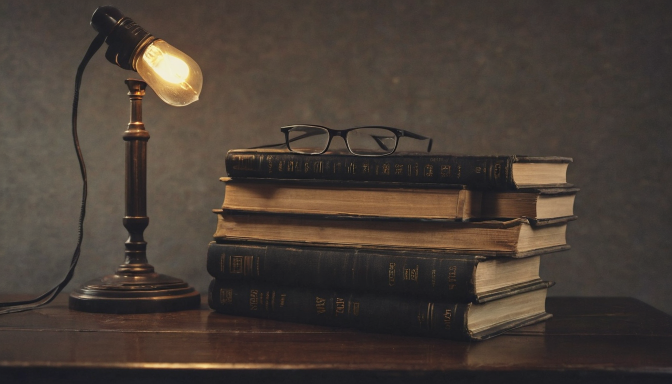
#> input picture F의연애/샘플/스톡혼합/images/R01.png, 1344 x 768 px (shown at 1/2 size)
$ python -i thumb_mid.py   (imports and definitions only)
#> lines starting #> are read from the running program, lines starting #| are printed output that depends on the picture
# 04편 썸네일 후보(2026-11-03). 사용자: "썸네일 후보 4가지 주라. 중간에 글씨는 '취미가 있는 사람' 이렇게"
# 채널 틀(video/burnout/scripts/thumb.py, 「F의 연애」 틀)을 따름: 1280x720 JPG, 사진은 원본 그대로(효과 없음, 기울이지 않음,
# 넘치는 부분만 자름), 흰 글씨 Noto Sans KR 800, 글자 아래 그림자(아래로 6px, 흐림 14px), 빨강 (230,40,48)은 고를 수 있는 색.
# 다른 점(사용자 요청): 글씨를 아래 칸이 아니라 화면 가운데(세로 가운데 y=360)에 둠. 7글자라 한 단어 규격 262px로는 화면에
# 들어가지 않아, 한 줄(가로 1150px 안에 드는 가장 큰 크기) 또는 두 줄("취미가 있는" / "사람")로 만듦.
# 2026-11-03 추가: --text로 다른 문구(짧으면 채널 틀 크기 262px, 길면 가로 1150px 안에 맞춤).
# usage: thumb_mid.py OUT.jpg IMAGE --lines 1|2 [--text 문구] [--box x0,y0,x1,y1] [--red 취미] [--cy 360] [--size px]
import sys
from PIL import Image, ImageDraw, ImageFilter, ImageFont
FONT = '/tmp/claude-0/-home-user-news-desk/6ce83ec0-0608-598d-bae7-3d2c42c6eb05/scratchpad/fonts/NotoSansKR-VF.ttf'
W, H = 1280, 720
WHITE, RED = (255, 255, 255), (230, 40, 48)
TEXT = '취미가 있는 사람'


# [4 lines left out: function noto, not called in this run]


def fill_photo(src, box=None):
#> called with src = '../../../F의연애/샘플/스톡혼합/images/R01.png'
    im = Image.open(src).convert('RGB')
#> im is the input picture: PIL image 1344x768 RGB; mean R, G, B 73, 62, 54
    if box:
        im = im.crop(box)
    sc = max(W / im.width, H / im.height)
#> sc = 0.952
    im = im.resize((round(im.width * sc), round(im.height * sc)), Image.LANCZOS)
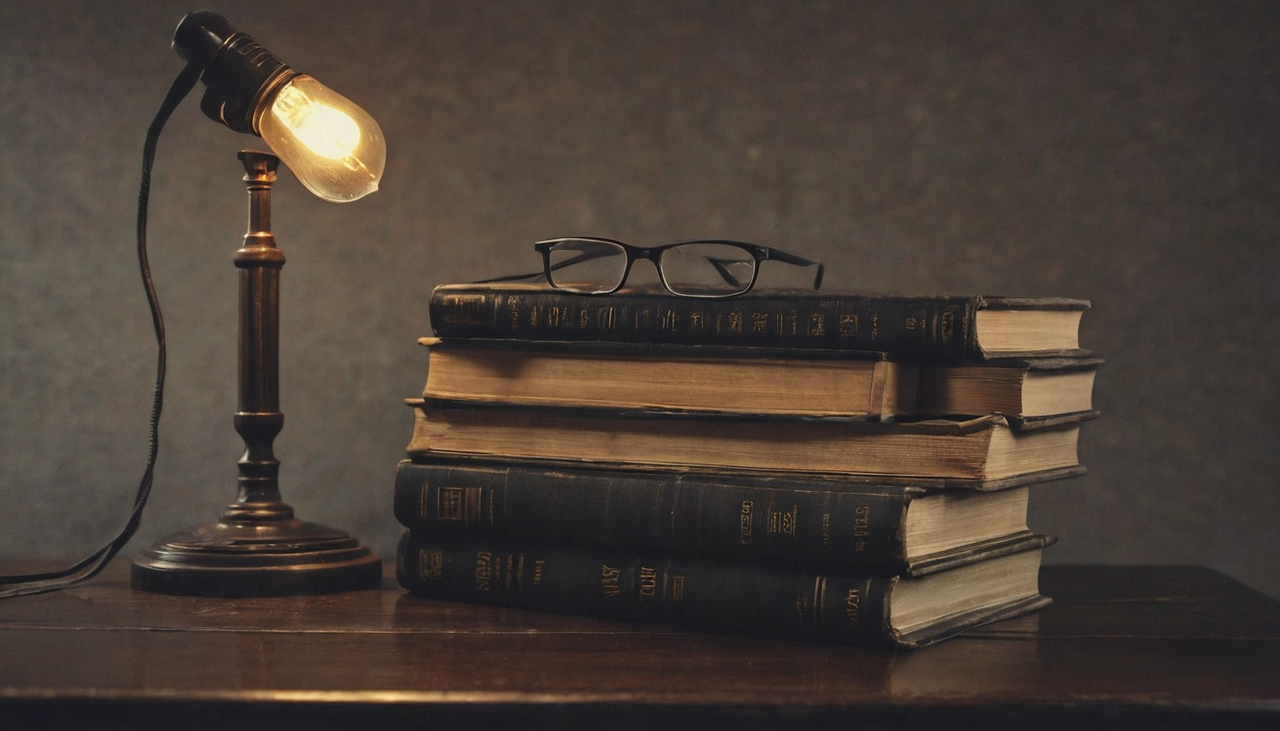
#> im: PIL image 1280x731 RGB; mean R, G, B 73, 62, 54
    x0, y0 = (im.width - W) // 2, (im.height - H) // 2
#> x0 = 0; y0 = 5
    return im.crop((x0, y0, x0 + W, y0 + H))
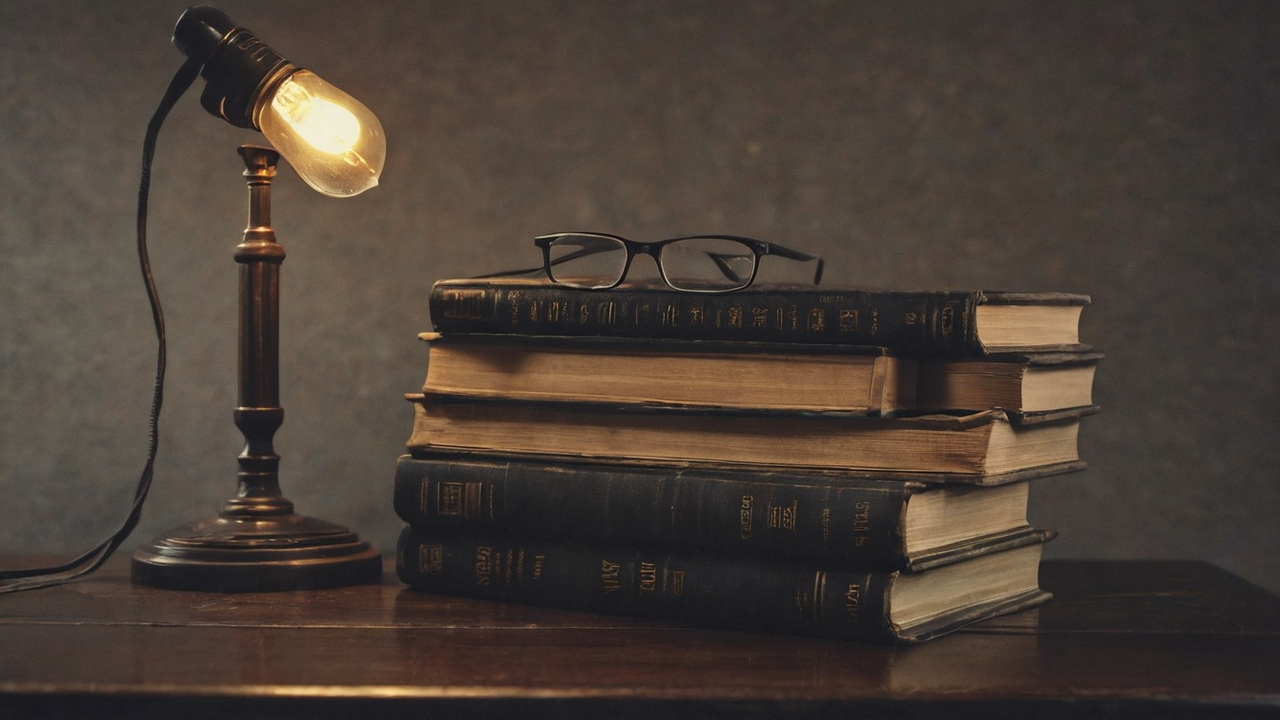
#> returned value: PIL image 1280x720 RGB; mean R, G, B 73.5, 62.4, 54.2


# [44 lines left out: functions fit_size, put_text, not called in this run]


# [16 lines not run here, left out]

>>> result = fill_photo('../../../F의연애/샘플/스톡혼합/images/R01.png')
